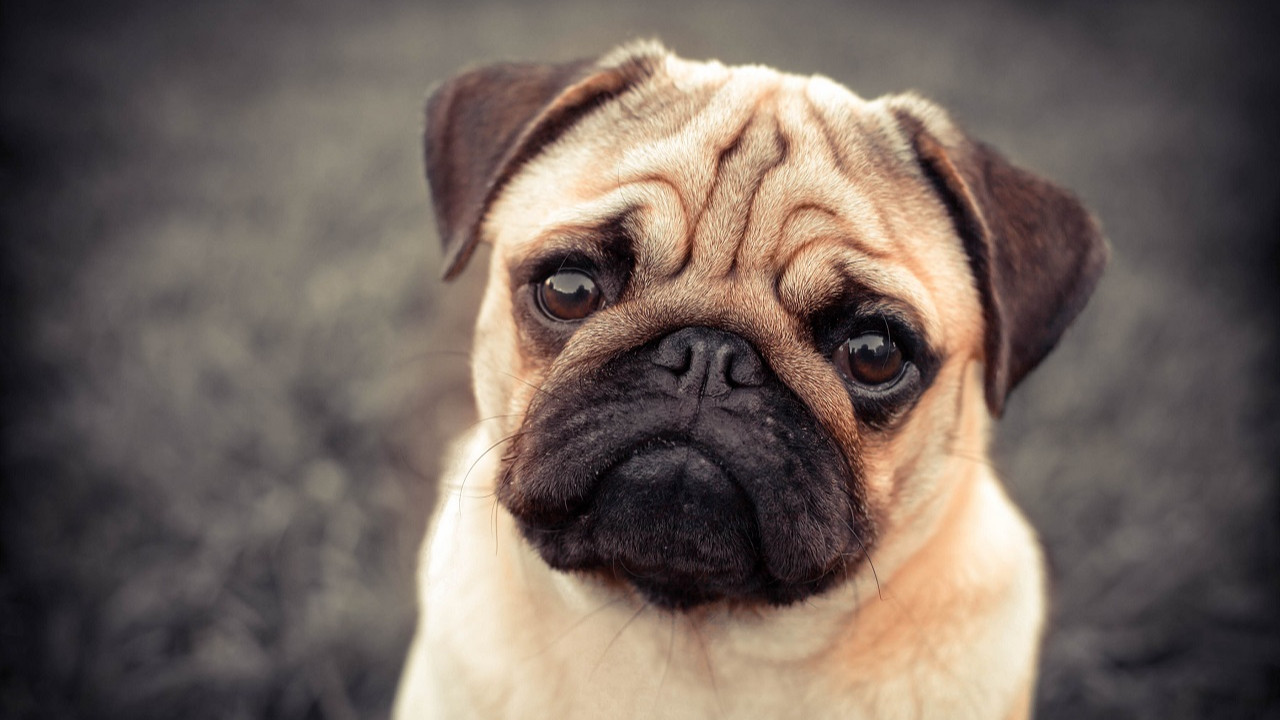
#> input picture sobel_img.jpg, 1280 x 720 px
$ python 8sobelFiltresi.py   (older library calls are emulated)
#> lines starting #> are read from the running program, lines starting #| are printed output that depends on the picture
"""
Sobel filtresi, bir görüntü üzerindeki belirli yönlere ait kenarları vurgulamak için kullanılır.
Genellikle dikey (yönü yukarı-aşağı) ve yatay (yönü sağa-sola) olarak iki farklı Sobel filtresi kullanılır.

Yatay Sobel Filtresi                      Dikey Sobel Filtresi
    -1 -2 -1                                -1  0  1
     0  0  0                                -2  0  2
     1  2  1                                -1  0  1

"""

import cv2
import numpy as np

# Görüntünün okunması
image = cv2.imread('sobel_img.jpg', cv2.IMREAD_GRAYSCALE)
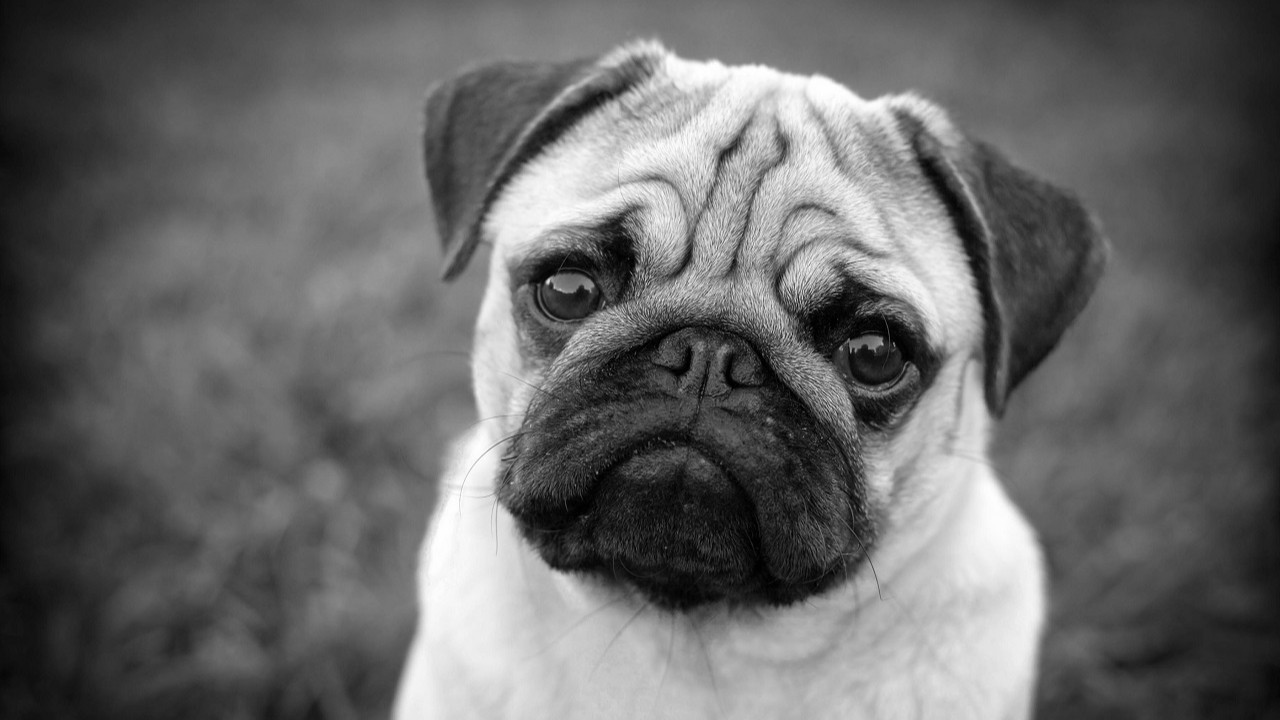
#> image: shape (720, 1280); min 0, max 255, mean 104.4

# Sobel filtresini uygulanması
sobelx = cv2.Sobel(image, cv2.CV_64F, 1, 0, ksize=1)
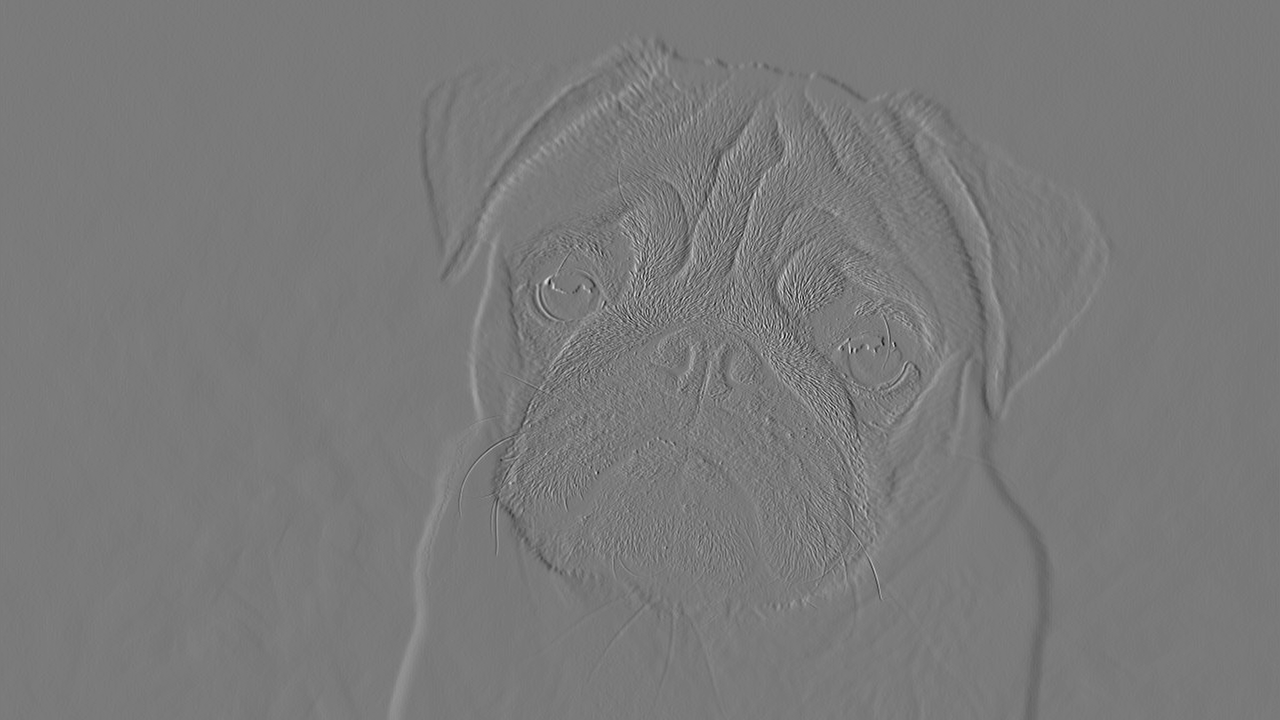
#> sobelx: shape (720, 1280) float64; min -163, max 177, mean 0; drawn with min black and max white
sobely = cv2.Sobel(image, cv2.CV_64F, 0, 1, ksize=1)

# Mutlak değerlerin alınması
sobelx = np.abs(sobelx)
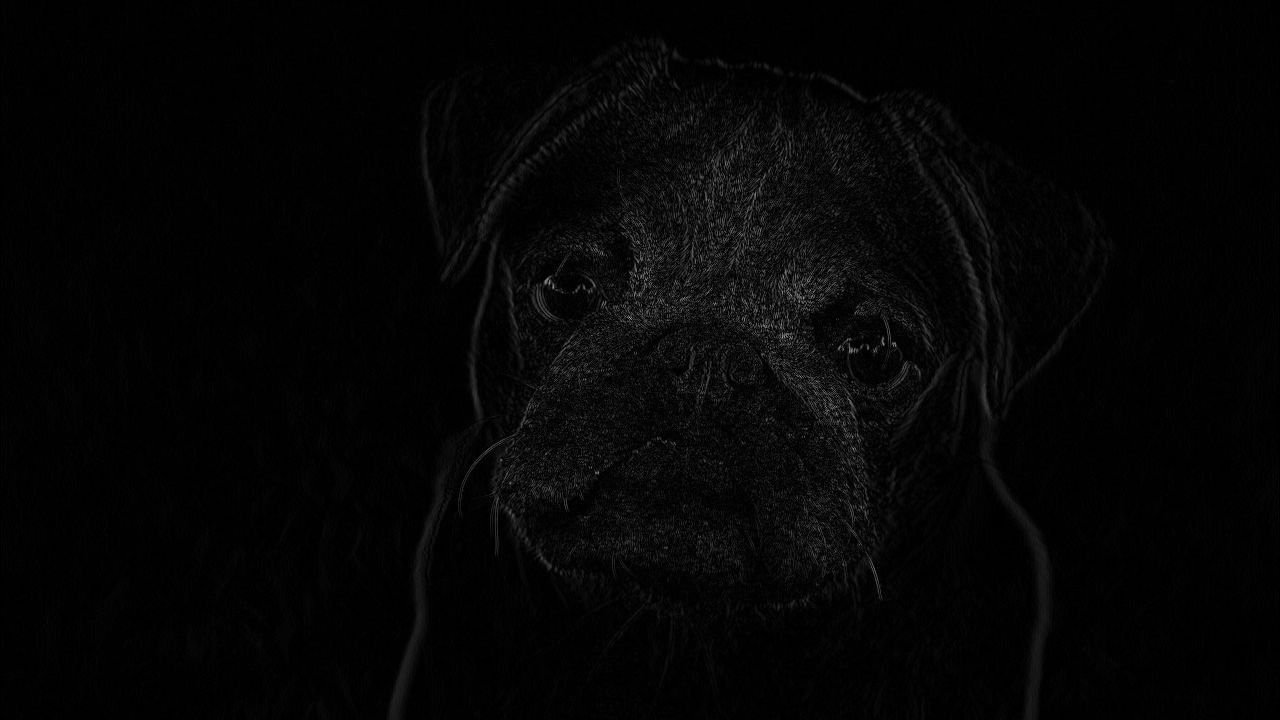
#> sobelx: shape (720, 1280) float64; min 0, max 177, mean 5
sobely = np.abs(sobely)

# Sonuçları birleştirerek toplam gradyanı elde etme
sobel_combined = cv2.addWeighted(sobelx, 0.5, sobely, 0.5, 0)

# Görüntü ve sonuçları gösterimi
cv2.imshow('Original Image', image)
cv2.imshow('Sobel Filtered Image', sobel_combined)
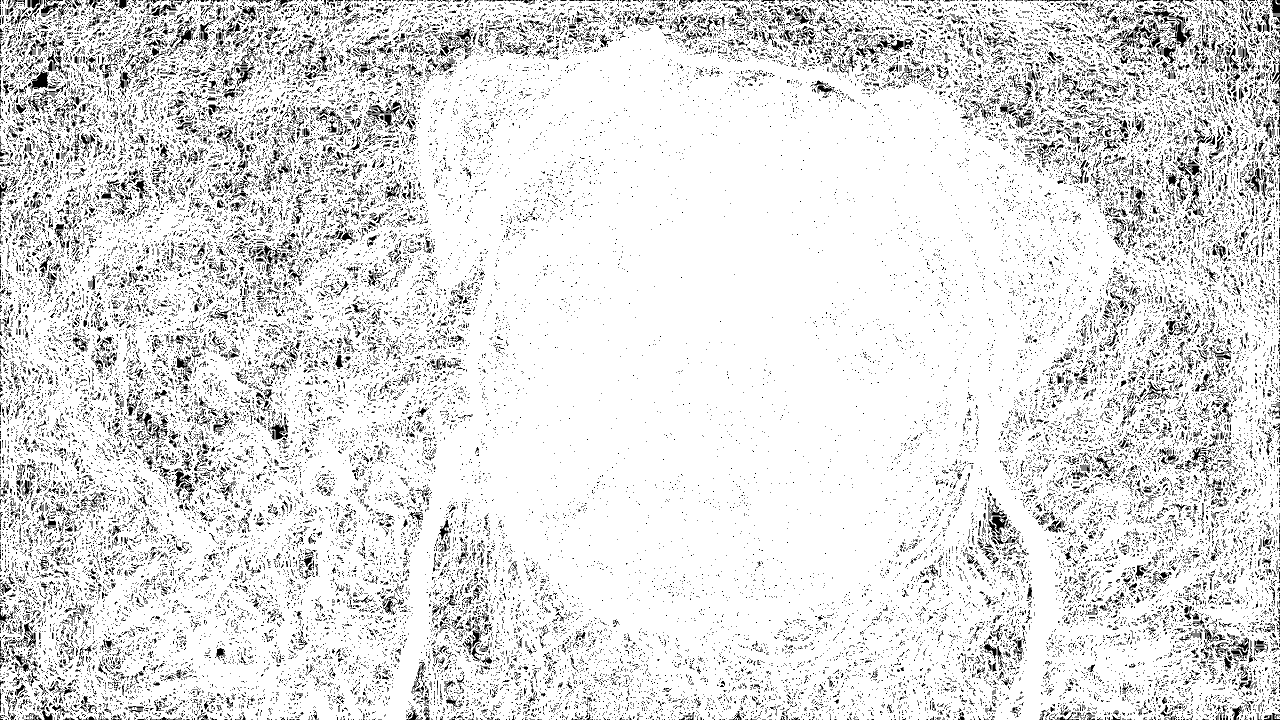
#> window 'Sobel Filtered Image': shape (720, 1280); min 0, max 255, mean 223.5
cv2.waitKey(0)
cv2.destroyAllWindows()
